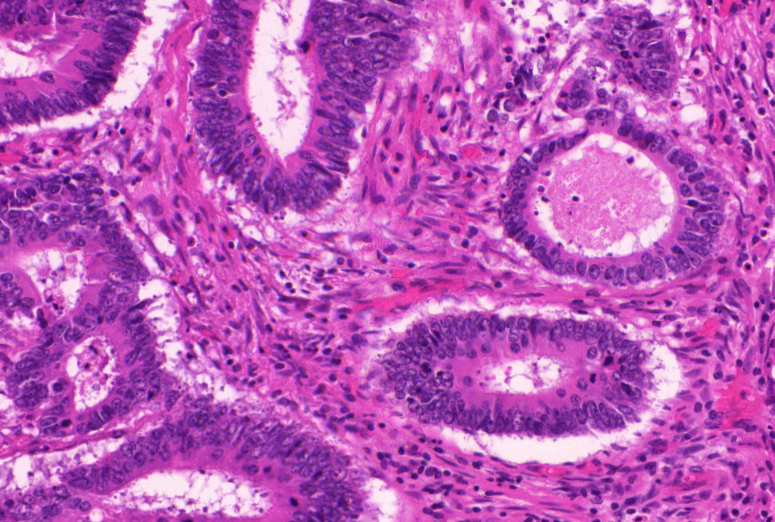
#> input picture train_partition/train_1.bmp, 775 x 522 px, found by its file name
$ python LBP_for_round.py
#> lines starting #> are read from the running program, lines starting #| are printed output that depends on the picture
#!usr/bin/env python
#-*- coding: utf-8 -*-
from skimage.transform import rotate
from skimage.feature import local_binary_pattern
from skimage import data, io
from skimage.color import label2rgb
import skimage
import numpy as np
import matplotlib.pyplot as plt
from PIL import Image
import cv2

# settings for LBP
radius = 3
n_points = 8 * radius


# 读取图像
image = cv2.imread('./train/train_1.bmp')
#> image is the input picture: shape (522, 775, 3); mean B, G, R 183.9, 90.9, 186.6

#显示到plt中，需要从BGR转化到RGB，若是cv2.imshow(win_name, image)，则不需要转化
image1 = cv2.cvtColor(image, cv2.COLOR_BGR2RGB)
plt.subplot(131)
plt.imshow(image1)

# # 转换为灰度图显示
image = cv2.cvtColor(image, cv2.COLOR_BGR2GRAY)
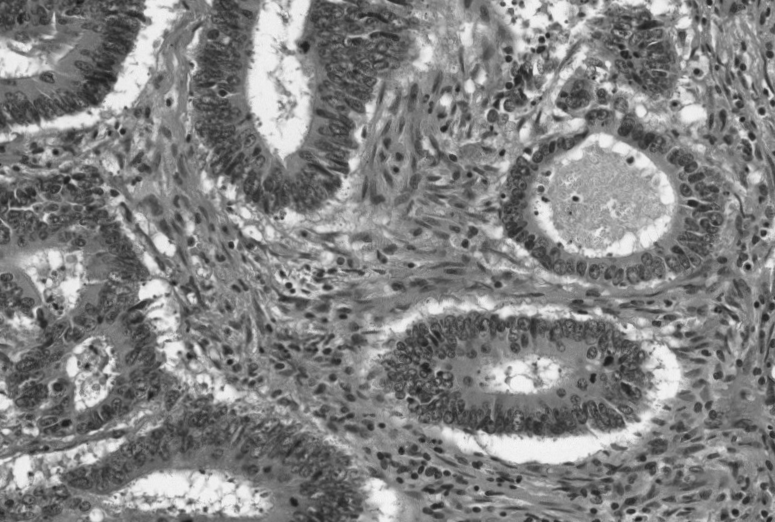
#> image: shape (522, 775); min 22, max 246, mean 130.1
plt.subplot(132)
plt.imshow(image, cmap='gray')

# 处理
lbp = local_binary_pattern(image, n_points, radius)
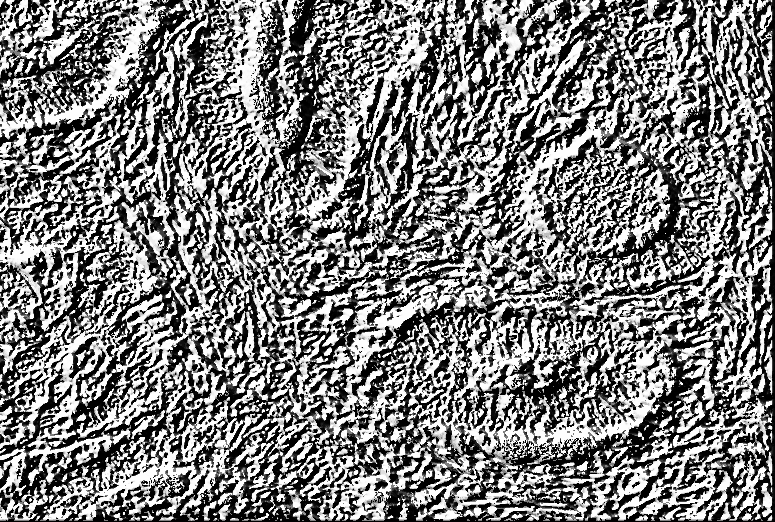
#> lbp: shape (522, 775) float64; min 0, max 16777215, mean 8319494.5; drawn with min black and max white

plt.subplot(132)
plt.imshow(lbp, cmap='gray')
plt.show()
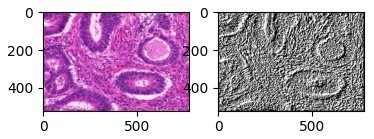
#> figure drawn by matplotlib, 2 panels

$ run again, with train_partition/train_12.bmp copied over train_partition/train_1.bmp
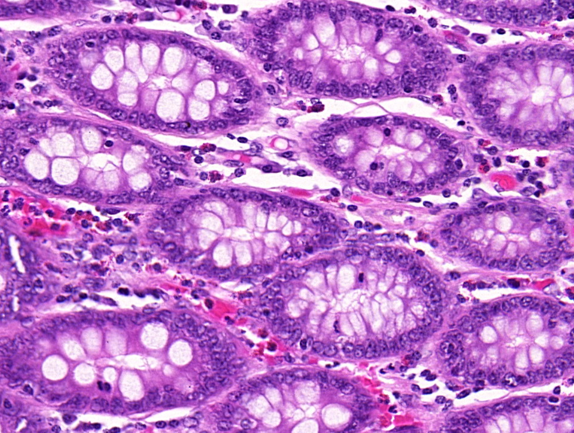
#> input picture train_partition/train_12.bmp, 574 x 433 px, found by its file name
#> image is the input picture: shape (433, 574, 3); mean B, G, R 201.5, 117.5, 186.5
#> image: shape (433, 574)
#> `lbp = local_binary_pattern(image, n_points, radius)`:
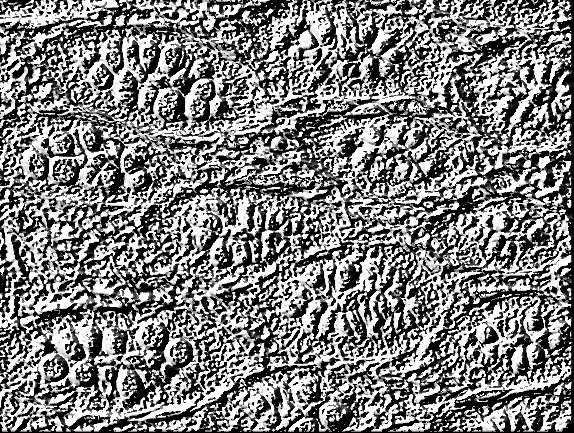
#> lbp: shape (433, 574) float64; min 0, max 16777215, mean 8337116.6; drawn with min black and max white
#> `plt.show()`:
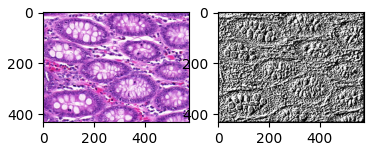
#> figure drawn by matplotlib, 2 panels

$ run again, with train_partition/train_15.bmp copied over train_partition/train_1.bmp
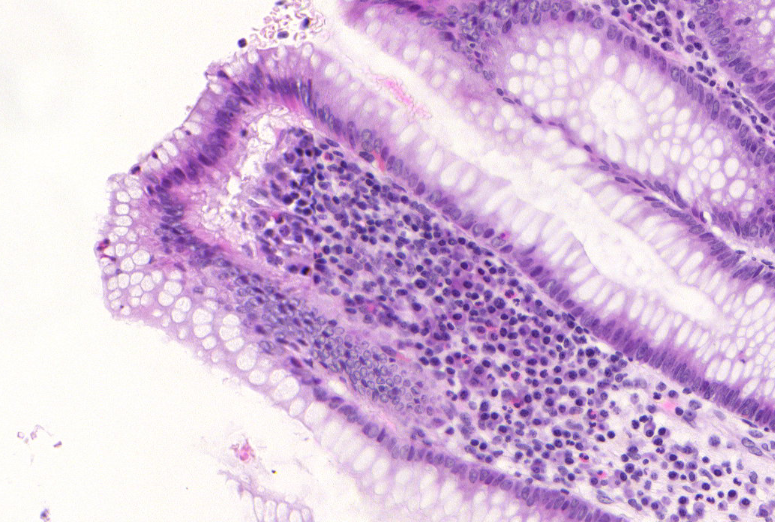
#> input picture train_partition/train_15.bmp, 775 x 522 px, found by its file name
#> image is the input picture: shape (522, 775, 3); mean B, G, R 218.6, 186.2, 213.5
#> image: shape (522, 775)
#> `lbp = local_binary_pattern(image, n_points, radius)`:
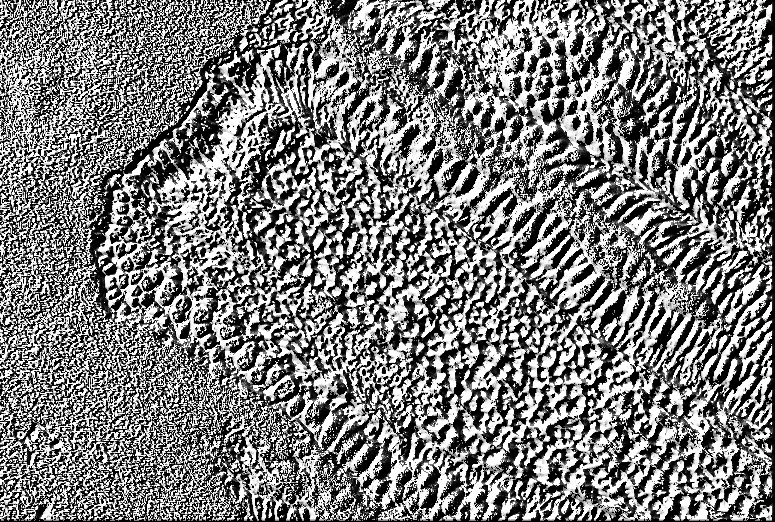
#> lbp: shape (522, 775) float64; min 0, max 16777215, mean 8205170.8; drawn with min black and max white
#> `plt.show()`:
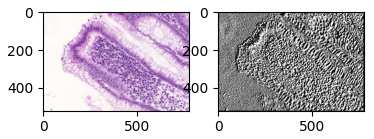
#> figure drawn by matplotlib, 2 panels

$ run again, with train_partition/train_23.bmp copied over train_partition/train_1.bmp
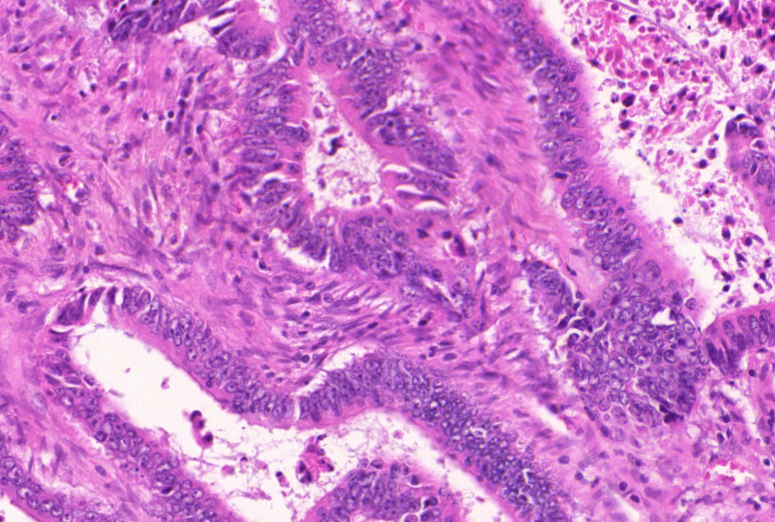
#> input picture train_partition/train_23.bmp, 775 x 522 px, found by its file name
#> image is the input picture: shape (522, 775, 3); mean B, G, R 203.3, 125.4, 204.1
#> image: shape (522, 775)
#> `lbp = local_binary_pattern(image, n_points, radius)`:
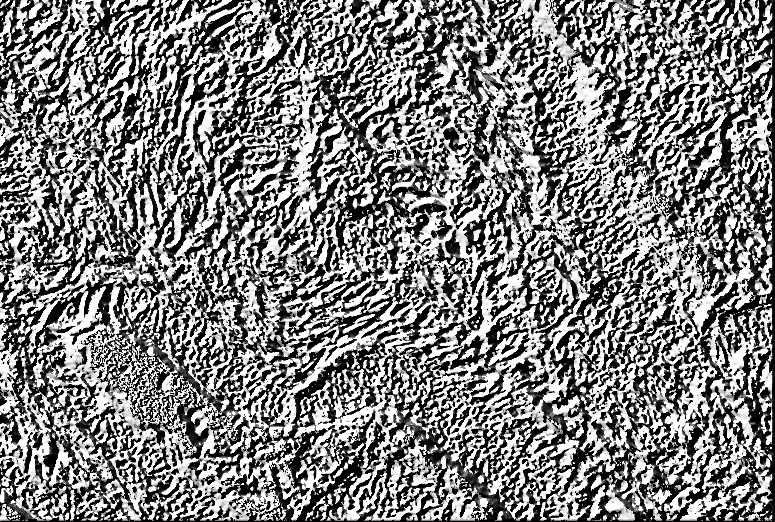
#> lbp: shape (522, 775) float64; min 0, max 16777215, mean 8412177.3; drawn with min black and max white
#> `plt.show()`:
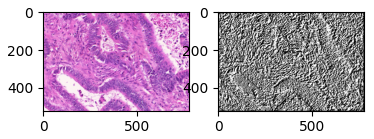
#> figure drawn by matplotlib, 2 panels
